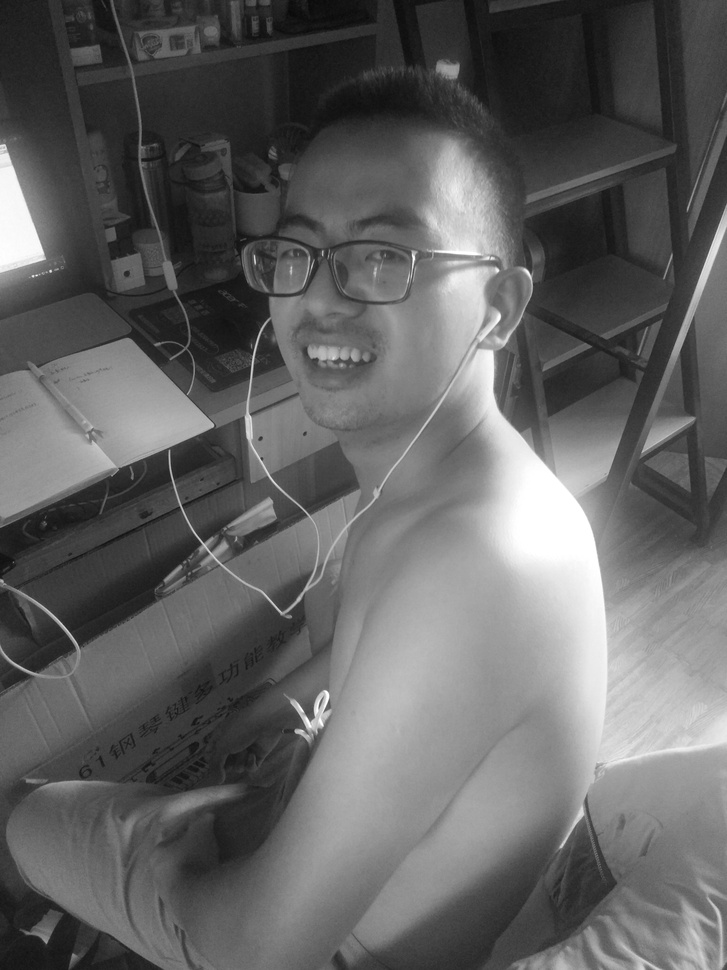
#> input picture Tensorflow与openCV/图像处理/4.图像特效/zmy4.jpg, 727 x 970 px, shrunk from 3120 x 4160 before the run
$ jupyter execute '04毛玻璃.ipynb'
#> lines starting #> are read from the running program, lines starting #| are printed output that depends on the picture
[cell 1]
import cv2
import numpy as np
import random
img = cv2.imread('zmy4.jpg',1)
#> img is the input picture: shape (970, 727, 3); min 9, max 255, mean 98.4
imgInfo = img.shape
#> imgInfo = (970, 727, 3)
height = imgInfo[0]
#> height = 970
width = imgInfo[1]
#> width = 727

[cell 2]
dst = np.zeros([height,width,3],np.uint8)
mm = 30 #在一个8*8的空间内 随机挑选一个像素
for m in range(0,height-mm):
    for n in range(0,width-mm):
        index = int(random.random()*30)
        (b,g,r) = img[m+index,n+index]
        dst[m,n] = (b,g,r)
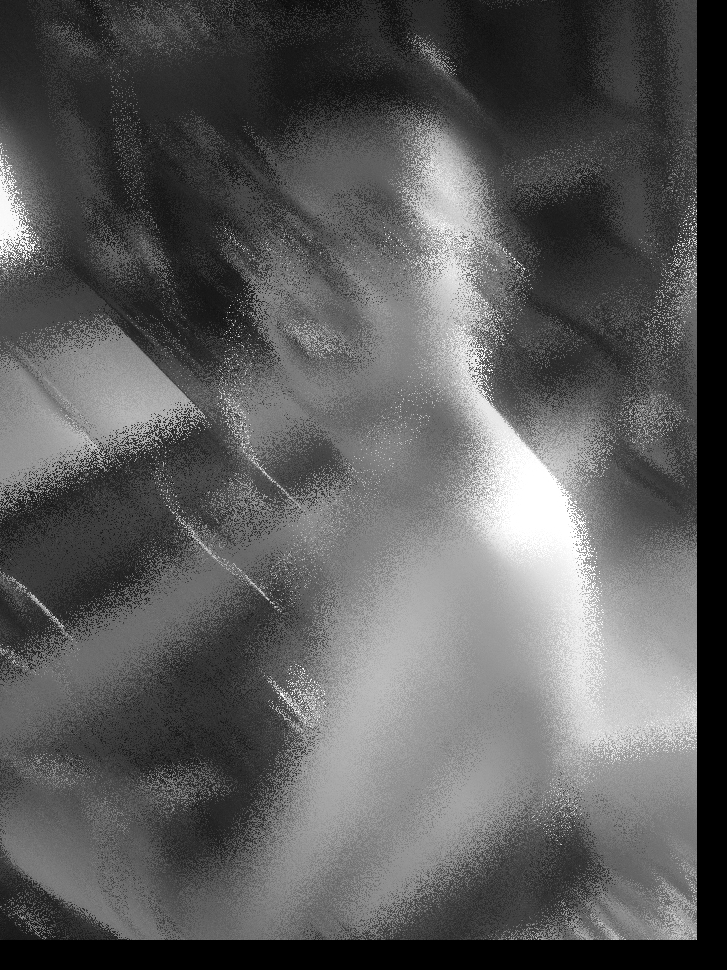
#> dst: shape (970, 727, 3); min 0, max 255, mean 92.1
cv2.imwrite('zmy4_mbl.jpg',dst)
#> Out = True
